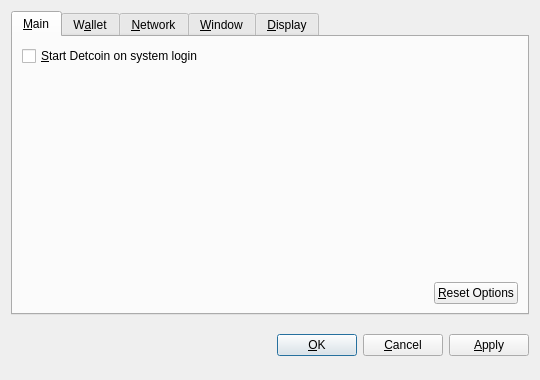
<?xml version="1.0" encoding="UTF-8"?>
<ui version="4.0">
 <class>OptionsDialog</class>
 <widget class="QDialog" name="OptionsDialog">
  <property name="geometry">
   <rect>
    <x>0</x>
    <y>0</y>
    <width>540</width>
    <height>380</height>
   </rect>
  </property>
  <property name="windowTitle">
   <string>Options</string>
  </property>
  <property name="modal">
   <bool>true</bool>
  </property>
  <layout class="QVBoxLayout" name="verticalLayout">
   <item>
    <widget class="QTabWidget" name="tabWidget">
     <property name="tabPosition">
      <enum>QTabWidget::North</enum>
     </property>
     <property name="currentIndex">
      <number>0</number>
     </property>
     <widget class="QWidget" name="tabMain">
      <attribute name="title">
       <string>&amp;Main</string>
      </attribute>
      <layout class="QVBoxLayout" name="verticalLayout_Main">
       <item>
        <widget class="QCheckBox" name="bitcoinAtStartup">
         <property name="toolTip">
          <string>Automatically start Detcoin after logging in to the system.</string>
         </property>
         <property name="text">
          <string>&amp;Start Detcoin on system login</string>
         </property>
        </widget>
       </item>
       <item>
        <spacer name="verticalSpacer_Main">
         <property name="orientation">
          <enum>Qt::Vertical</enum>
         </property>
         <property name="sizeHint" stdset="0">
          <size>
           <width>20</width>
           <height>40</height>
          </size>
         </property>
        </spacer>
       </item>
       <item>
        <layout class="QHBoxLayout" name="horizontalLayout_2_Main">
         <item>
          <spacer name="horizontalSpacer_2_Main">
           <property name="orientation">
            <enum>Qt::Horizontal</enum>
           </property>
           <property name="sizeHint" stdset="0">
            <size>
             <width>40</width>
             <height>20</height>
            </size>
           </property>
          </spacer>
         </item>
         <item>
          <widget class="QPushButton" name="resetButton">
           <property name="toolTip">
            <string>Reset all client options to default.</string>
           </property>
           <property name="text">
            <string>&amp;Reset Options</string>
           </property>
           <property name="autoDefault">
            <bool>false</bool>
           </property>
          </widget>
         </item>
        </layout>
       </item>
      </layout>
     </widget>
     <widget class="QWidget" name="tabWallet">
      <attribute name="title">
       <string>W&amp;allet</string>
      </attribute>
      <layout class="QVBoxLayout" name="verticalLayout_Network">
       <item>
        <widget class="QLabel" name="transactionFeeInfoLabel">
         <property name="text">
          <string>Optional transaction fee per kB that helps make sure your transactions are processed quickly. Most transactions are 1 kB.</string>
         </property>
         <property name="textFormat">
          <enum>Qt::PlainText</enum>
         </property>
         <property name="wordWrap">
          <bool>true</bool>
         </property>
        </widget>
       </item>
       <item>
        <layout class="QHBoxLayout" name="horizontalLayout_1_Main">
         <item>
          <widget class="QLabel" name="transactionFeeLabel">
           <property name="text">
            <string>Pay transaction &amp;fee</string>
           </property>
           <property name="textFormat">
            <enum>Qt::PlainText</enum>
           </property>
           <property name="buddy">
            <cstring>transactionFee</cstring>
           </property>
          </widget>
         </item>
         <item>
          <widget class="BitcoinAmountField" name="transactionFee"/>
         </item>
         <item>
          <spacer name="horizontalSpacer_1_Main">
           <property name="orientation">
            <enum>Qt::Horizontal</enum>
           </property>
           <property name="sizeHint" stdset="0">
            <size>
             <width>40</width>
             <height>20</height>
            </size>
           </property>
          </spacer>
         </item>
        </layout>
       </item>
       <item>
        <widget class="QLabel" name="label">
         <property name="text">
          <string>If you disable the spending of unconfirmed change, the change from a transaction cannot be used until that transaction has at least one confirmation. This also affects how your balance is computed.</string>
         </property>
         <property name="wordWrap">
          <bool>true</bool>
         </property>
        </widget>
       </item>
       <item>
        <widget class="QCheckBox" name="spendZeroConfChange">
         <property name="text">
          <string>Spend unconfirmed change  (experts only)</string>
         </property>
        </widget>
       </item>
       <item>
        <spacer name="verticalSpacer">
         <property name="orientation">
          <enum>Qt::Vertical</enum>
         </property>
         <property name="sizeHint" stdset="0">
          <size>
           <width>20</width>
           <height>40</height>
          </size>
         </property>
        </spacer>
       </item>
      </layout>
     </widget>
     <widget class="QWidget" name="tabNetwork">
      <attribute name="title">
       <string>&amp;Network</string>
      </attribute>
      <layout class="QVBoxLayout" name="verticalLayout_Network">
       <item>
        <widget class="QCheckBox" name="mapPortUpnp">
         <property name="toolTip">
          <string>Automatically open the Detcoin client port on the router. This only works when your router supports UPnP and it is enabled.</string>
         </property>
         <property name="text">
          <string>Map port using &amp;UPnP</string>
         </property>
        </widget>
       </item>
       <item>
        <widget class="QCheckBox" name="connectSocks">
         <property name="toolTip">
          <string>Connect to the Detcoin network through a SOCKS proxy (e.g. when connecting through Tor).</string>
         </property>
         <property name="text">
          <string>&amp;Connect through SOCKS proxy:</string>
         </property>
        </widget>
       </item>
       <item>
        <layout class="QHBoxLayout" name="horizontalLayout_Network">
         <item>
          <widget class="QLabel" name="proxyIpLabel">
           <property name="text">
            <string>Proxy &amp;IP:</string>
           </property>
           <property name="textFormat">
            <enum>Qt::PlainText</enum>
           </property>
           <property name="buddy">
            <cstring>proxyIp</cstring>
           </property>
          </widget>
         </item>
         <item>
          <widget class="QValidatedLineEdit" name="proxyIp">
           <property name="maximumSize">
            <size>
             <width>140</width>
             <height>16777215</height>
            </size>
           </property>
           <property name="toolTip">
            <string>IP address of the proxy (e.g. 127.0.0.1)</string>
           </property>
          </widget>
         </item>
         <item>
          <widget class="QLabel" name="proxyPortLabel">
           <property name="text">
            <string>&amp;Port:</string>
           </property>
           <property name="textFormat">
            <enum>Qt::PlainText</enum>
           </property>
           <property name="buddy">
            <cstring>proxyPort</cstring>
           </property>
          </widget>
         </item>
         <item>
          <widget class="QLineEdit" name="proxyPort">
           <property name="maximumSize">
            <size>
             <width>55</width>
             <height>16777215</height>
            </size>
           </property>
           <property name="toolTip">
            <string>Port of the proxy (e.g. 9050)</string>
           </property>
          </widget>
         </item>
         <item>
          <widget class="QLabel" name="socksVersionLabel">
           <property name="text">
            <string>SOCKS &amp;Version:</string>
           </property>
           <property name="textFormat">
            <enum>Qt::PlainText</enum>
           </property>
           <property name="buddy">
            <cstring>socksVersion</cstring>
           </property>
          </widget>
         </item>
         <item>
          <widget class="QValueComboBox" name="socksVersion">
           <property name="toolTip">
            <string>SOCKS version of the proxy (e.g. 5)</string>
           </property>
          </widget>
         </item>
         <item>
          <spacer name="horizontalSpacer_Network">
           <property name="orientation">
            <enum>Qt::Horizontal</enum>
           </property>
           <property name="sizeHint" stdset="0">
            <size>
             <width>40</width>
             <height>20</height>
            </size>
           </property>
          </spacer>
         </item>
        </layout>
       </item>
       <item>
        <spacer name="verticalSpacer_Network">
         <property name="orientation">
          <enum>Qt::Vertical</enum>
         </property>
         <property name="sizeHint" stdset="0">
          <size>
           <width>20</width>
           <height>40</height>
          </size>
         </property>
        </spacer>
       </item>
      </layout>
     </widget>
     <widget class="QWidget" name="tabWindow">
      <attribute name="title">
       <string>&amp;Window</string>
      </attribute>
      <layout class="QVBoxLayout" name="verticalLayout_Window">
       <item>
        <widget class="QCheckBox" name="minimizeToTray">
         <property name="toolTip">
          <string>Show only a tray icon after minimizing the window.</string>
         </property>
         <property name="text">
          <string>&amp;Minimize to the tray instead of the taskbar</string>
         </property>
        </widget>
       </item>
       <item>
        <widget class="QCheckBox" name="minimizeOnClose">
         <property name="toolTip">
          <string>Minimize instead of exit the application when the window is closed. When this option is enabled, the application will be closed only after selecting Quit in the menu.</string>
         </property>
         <property name="text">
          <string>M&amp;inimize on close</string>
         </property>
        </widget>
       </item>
       <item>
        <spacer name="verticalSpacer_Window">
         <property name="orientation">
          <enum>Qt::Vertical</enum>
         </property>
         <property name="sizeHint" stdset="0">
          <size>
           <width>20</width>
           <height>40</height>
          </size>
         </property>
        </spacer>
       </item>
      </layout>
     </widget>
     <widget class="QWidget" name="tabDisplay">
      <attribute name="title">
       <string>&amp;Display</string>
      </attribute>
      <layout class="QVBoxLayout" name="verticalLayout_Display">
       <item>
        <layout class="QHBoxLayout" name="horizontalLayout_1_Display">
         <item>
          <widget class="QLabel" name="langLabel">
           <property name="text">
            <string>User Interface &amp;language:</string>
           </property>
           <property name="textFormat">
            <enum>Qt::PlainText</enum>
           </property>
           <property name="buddy">
            <cstring>lang</cstring>
           </property>
          </widget>
         </item>
         <item>
          <widget class="QValueComboBox" name="lang">
           <property name="toolTip">
            <string>The user interface language can be set here. This setting will take effect after restarting Detcoin.</string>
           </property>
          </widget>
         </item>
        </layout>
       </item>
       <item>
        <layout class="QHBoxLayout" name="horizontalLayout_2_Display">
         <item>
          <widget class="QLabel" name="unitLabel">
           <property name="text">
            <string>&amp;Unit to show amounts in:</string>
           </property>
           <property name="textFormat">
            <enum>Qt::PlainText</enum>
           </property>
           <property name="buddy">
            <cstring>unit</cstring>
           </property>
          </widget>
         </item>
         <item>
          <widget class="QValueComboBox" name="unit">
           <property name="toolTip">
            <string>Choose the default subdivision unit to show in the interface and when sending coins.</string>
           </property>
          </widget>
         </item>
        </layout>
       </item>
       <item>
        <widget class="QCheckBox" name="displayAddresses">
         <property name="toolTip">
          <string>Whether to show Detcoin addresses in the transaction list or not.</string>
         </property>
         <property name="text">
          <string>&amp;Display addresses in transaction list</string>
         </property>
        </widget>
       </item>
       <item>
        <widget class="QCheckBox" name="coinControlFeatures">
         <property name="toolTip">
          <string>Whether to show coin control features or not.</string>
         </property>
         <property name="text">
          <string>Display coin &amp;control features (experts only!)</string>
         </property>
        </widget>
       </item>
       <item>
        <spacer name="verticalSpacer_Display">
         <property name="orientation">
          <enum>Qt::Vertical</enum>
         </property>
         <property name="sizeHint" stdset="0">
          <size>
           <width>20</width>
           <height>40</height>
          </size>
         </property>
        </spacer>
       </item>
      </layout>
     </widget>
    </widget>
   </item>
   <item>
    <layout class="QHBoxLayout" name="horizontalLayout_Buttons">
     <item>
      <spacer name="horizontalSpacer_1">
       <property name="orientation">
        <enum>Qt::Horizontal</enum>
       </property>
       <property name="sizeHint" stdset="0">
        <size>
         <width>40</width>
         <height>48</height>
        </size>
       </property>
      </spacer>
     </item>
     <item>
      <widget class="QLabel" name="statusLabel">
       <property name="font">
        <font>
         <weight>75</weight>
         <bold>true</bold>
        </font>
       </property>
       <property name="text">
        <string/>
       </property>
       <property name="textFormat">
        <enum>Qt::PlainText</enum>
       </property>
       <property name="wordWrap">
        <bool>true</bool>
       </property>
      </widget>
     </item>
     <item>
      <spacer name="horizontalSpacer_2">
       <property name="orientation">
        <enum>Qt::Horizontal</enum>
       </property>
       <property name="sizeHint" stdset="0">
        <size>
         <width>40</width>
         <height>48</height>
        </size>
       </property>
      </spacer>
     </item>
     <item>
      <widget class="QPushButton" name="okButton">
       <property name="text">
        <string>&amp;OK</string>
       </property>
      </widget>
     </item>
     <item>
      <widget class="QPushButton" name="cancelButton">
       <property name="text">
        <string>&amp;Cancel</string>
       </property>
       <property name="autoDefault">
        <bool>false</bool>
       </property>
      </widget>
     </item>
     <item>
      <widget class="QPushButton" name="applyButton">
       <property name="text">
        <string>&amp;Apply</string>
       </property>
       <property name="autoDefault">
        <bool>false</bool>
       </property>
      </widget>
     </item>
    </layout>
   </item>
  </layout>
 </widget>
 <customwidgets>
  <customwidget>
   <class>BitcoinAmountField</class>
   <extends>QSpinBox</extends>
   <header>bitcoinamountfield.h</header>
  </customwidget>
  <customwidget>
   <class>QValueComboBox</class>
   <extends>QComboBox</extends>
   <header>qvaluecombobox.h</header>
  </customwidget>
  <customwidget>
   <class>QValidatedLineEdit</class>
   <extends>QLineEdit</extends>
   <header>qvalidatedlineedit.h</header>
  </customwidget>
 </customwidgets>
 <resources/>
 <connections/>
</ui>
